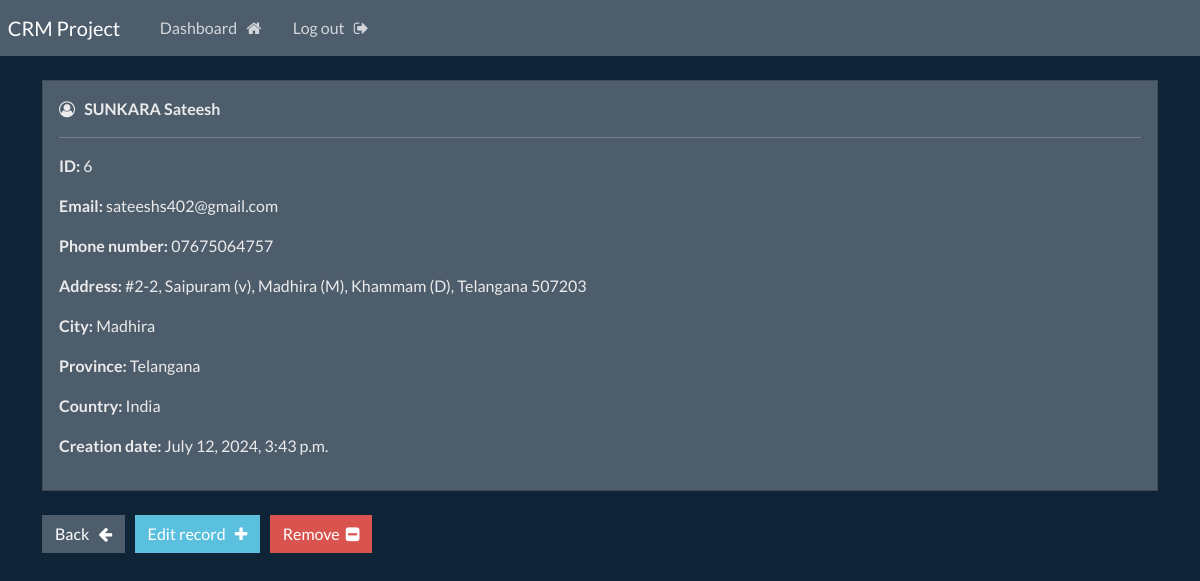
The app's page /record/6 (signed in) with its own data.
### webapp/models.py (models this page shows, shortened)
class Record(models.Model):
    creation_date = models.DateTimeField(auto_now_add=True)
    first_name = models.CharField(max_length=100)
    last_name = models.CharField(max_length=100)
    email = models.CharField(max_length=255)
    phone = models.CharField(max_length=20)
    address = models.CharField(max_length=300)
    city = models.CharField(max_length=255)
    province = models.CharField(max_length=220)
    country = models.CharField(max_length=125)

### webapp/views.py (the view)
# urls.py: path('record/<int:pk>', views.singular_record, name="record"),
@login_required(login_url='my-login')
def singular_record(request, pk):
    all_records = Record.objects.get(id=pk)
    context = {'record':all_records}
    return render(request, 'webapp/view-record.html', context=context)

### webapp/templates/webapp/view-record.html (shortened to what this page needs)
{% extends 'webapp/base.html' %}
{% block content %}
    <div class="card">
        <div class="card-body">
            <i class="fa fa-user-circle-o" aria-hidden="true"></i> &nbsp;
            <strong>
                {{record.last_name|upper}}
                {{record.first_name}}
            </strong>
            <hr>
            <p> <strong> ID: </strong> {{record.id}} </p>
            <p> <strong> Email: </strong> {{record.email}} </p>
            <p> <strong> Phone number: </strong> {{record.phone}} </p>
            <p> <strong> Address: </strong> {{record.address}} </p>
            <p> <strong> City: </strong> {{record.city}} </p>
            <p> <strong> Province: </strong> {{record.province}} </p>
            <p> <strong> Country: </strong> {{record.country}} </p>
            <p> <strong> Creation date: </strong> {{record.creation_date}} </p>
        </div>
    </div>
    <br>
    <a href="{% url 'dashboard' %}" class="btn btn-secondary"> Back &nbsp; <i class="fa fa-arrow-left" aria-hidden="true"></i> </a>
    <a href="{% url 'update-record' record.id %}" class="btn btn-info"> Edit record &nbsp; <i class="fa fa-plus" aria-hidden="true"></i> </a>
    <a href="{% url 'delete-record' record.id %}" class="btn btn-danger"> Remove &nbsp;<i class="fa fa-minus-square" aria-hidden="true"></i> </a>
{% endblock %}

### records on screen
Record: last_name "SUNKARA", first_name "Sateesh", id "6", email "sateeshs402@gmail.com", phone "07675064757", address "#2-2, Saipuram (v), Madhira (M), Khammam (D), Telangana 507203", city "Madhira", province "Telangana", country "India", creation_date "July 12, 2024, 3:43 p.m."
